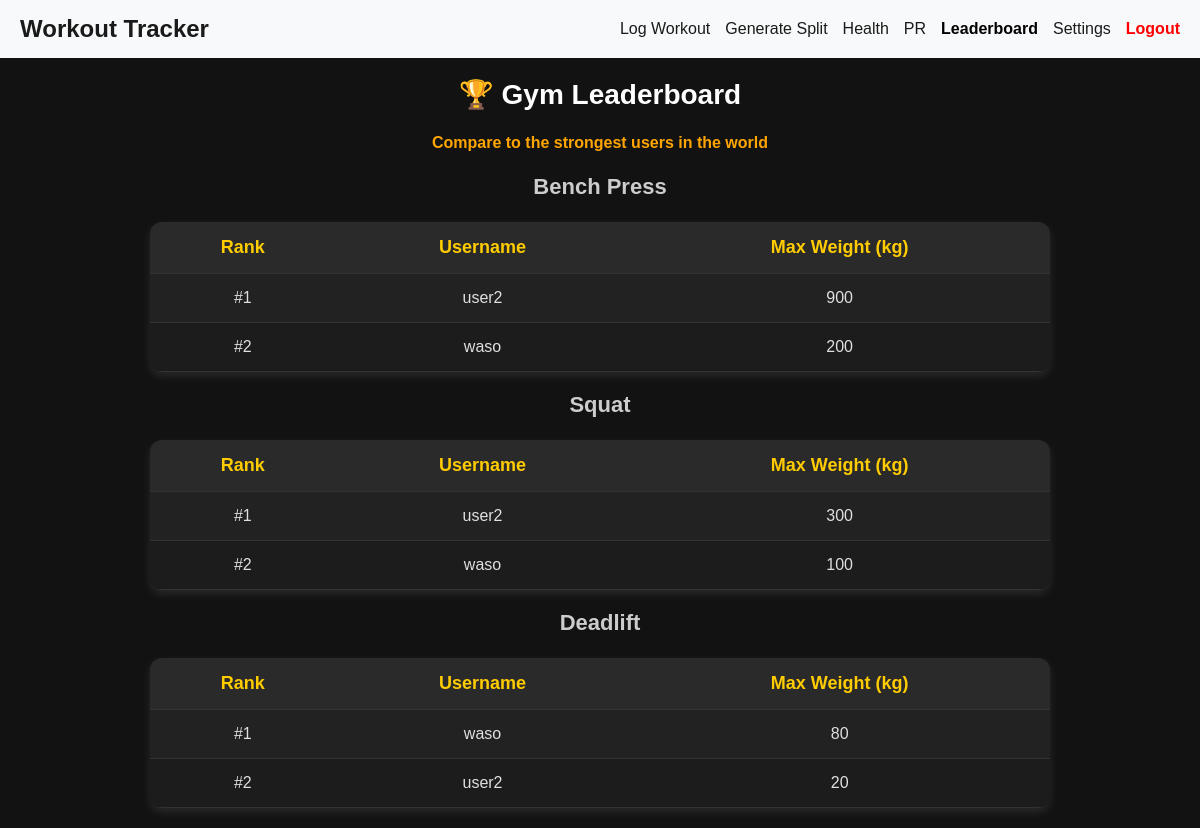
/leaderboard (signed in), run on the app's committed database.
### tables this page shows
CREATE TABLE personal_records (
    id INTEGER PRIMARY KEY AUTOINCREMENT,
    user_id INTEGER NOT NULL,
    exercise TEXT NOT NULL,
    weight INTEGER NOT NULL,
    date TEXT DEFAULT NULL,
    FOREIGN KEY (user_id) REFERENCES users(user_id)
);

CREATE TABLE users (
    user_id INTEGER PRIMARY KEY AUTOINCREMENT,
    username TEXT UNIQUE NOT NULL,
    password TEXT NOT NULL
);

### app.py (the view)
@app.route("/leaderboard")
def leaderboard():
    exercises = ["Bench Press", "Squat", "Deadlift"]
    leaderboard_data = {}
    db = get_db()
    for exercise in exercises:
        query = """
        SELECT users.username, personal_records.weight
        FROM personal_records
        JOIN users ON personal_records.user_id = users.user_id
        WHERE personal_records.exercise = ?
        ORDER BY personal_records.weight DESC
        LIMIT 5;
        """
        top_lifters = db.execute(query, (exercise,)).fetchall()
        leaderboard_data[exercise] = top_lifters
    return render_template("leaderboard.html", leaderboard_data=leaderboard_data)

### app.py (called while the page is built)
@app.before_request
def load_logged_in_user():
    user_id = session.get("user_id")
    if user_id:
        db = get_db()
        g.user = db.execute("SELECT * FROM users WHERE user_id = ?", (user_id,)).fetchone()
    else:
        g.user = None

### database.py (called while the page is built)
def get_db():
    if "db" not in g:
        g.db = sqlite3.connect(DATABASE,
            detect_types=sqlite3.PARSE_DECLTYPES
        )
        g.db.row_factory = sqlite3.Row
    return g.db

### templates/leaderboard.html (shortened to what this page needs)
{% extends "base.html" %}
{% block content %}
<h2>🏆 Gym Leaderboard</h2>
<h4>Compare to the strongest users in the world</h3>
{% for exercise, lifters in leaderboard_data.items() %}
    <h3>{{ exercise }}</h3>
    {% if lifters %}
        <table>
            <tr>
                <th>Rank</th>
                <th>Username</th>
                <th>Max Weight (kg)</th>
            </tr>
            {% for lifter in lifters %}
            <tr>
                <td>#{{ loop.index }}</td>
                <td>{{ lifter['username'] }}</td>
                <td>{{ lifter['weight'] }}</td>
            </tr>
            {% endfor %}
        </table>
    {% else %}
        <p class="no-data">No records available for this exercise yet.</p>
    {% endif %}
{% endfor %}
{% endblock %}

### static/styles.css (style rules this page uses)
body { margin: 0; padding: 0; font-family: Arial, sans-serif; background-color: #1a1a1a; }

### templates/leaderboard.html (style rules this page uses)
body { font-family: Arial, sans-serif; text-align: center; background-color: #121212; color: #e0e0e0; margin: 0; padding: 0; }
h2 { margin-top: 20px; font-size: 28px; font-weight: bold; color: #ffffff; }
h3 { margin-top: 15px; font-size: 22px; font-weight: 600; color: #ccc; }
h4 { color: orange; }
table { width: 80%; max-width: 900px; margin: 20px auto; border-collapse: collapse; background-color: #1c1c1c; color: #e0e0e0; border-radius: 12px; overflow: hidden; box-shadow: 0 4px 10px rgba(255, 255, 255, 0.1); }
th, td { padding: 15px; border-bottom: 1px solid #333; text-align: center; }
th { background-color: #2a2a2a; color: #ffcc00; font-size: 18px; font-weight: bold; }
tr:nth-child(even) { background-color: #222; }

### data on the page
personal_records: username "user2", weight "900"
personal_records: username "waso", weight "200"
personal_records: username "user2", weight "300"
personal_records: username "waso", weight "100"
personal_records: username "waso", weight "80"
personal_records: username "user2", weight "20"

### other printed values
{{ exercise }} "Bench Press" "Squat" "Deadlift"
